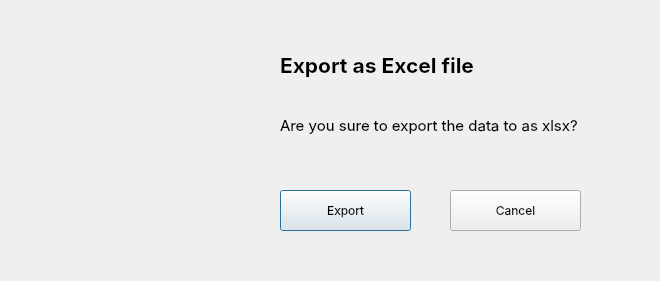
<?xml version="1.0" encoding="UTF-8"?>
<ui version="4.0">
 <class>Dialog</class>
 <widget class="QDialog" name="Dialog">
  <property name="geometry">
   <rect>
    <x>0</x>
    <y>0</y>
    <width>660</width>
    <height>281</height>
   </rect>
  </property>
  <property name="windowTitle">
   <string>Dialog</string>
  </property>
  <widget class="QLabel" name="label">
   <property name="geometry">
    <rect>
     <x>40</x>
     <y>40</y>
     <width>200</width>
     <height>200</height>
    </rect>
   </property>
   <property name="text">
    <string/>
   </property>
   <property name="pixmap">
    <pixmap>export.png</pixmap>
   </property>
   <property name="scaledContents">
    <bool>true</bool>
   </property>
  </widget>
  <widget class="QPushButton" name="pushButton">
   <property name="geometry">
    <rect>
     <x>280</x>
     <y>190</y>
     <width>131</width>
     <height>41</height>
    </rect>
   </property>
   <property name="font">
    <font>
     <family>SF Pro Display</family>
     <pointsize>9</pointsize>
    </font>
   </property>
   <property name="text">
    <string>Export</string>
   </property>
   <property name="default">
    <bool>false</bool>
   </property>
   <property name="flat">
    <bool>false</bool>
   </property>
  </widget>
  <widget class="QPushButton" name="pushButton_2">
   <property name="geometry">
    <rect>
     <x>450</x>
     <y>190</y>
     <width>131</width>
     <height>41</height>
    </rect>
   </property>
   <property name="font">
    <font>
     <family>SF Pro Display</family>
     <pointsize>9</pointsize>
    </font>
   </property>
   <property name="text">
    <string>Cancel</string>
   </property>
  </widget>
  <widget class="QLabel" name="label_2">
   <property name="geometry">
    <rect>
     <x>280</x>
     <y>30</y>
     <width>391</width>
     <height>71</height>
    </rect>
   </property>
   <property name="font">
    <font>
     <family>SF Pro Display</family>
     <pointsize>16</pointsize>
     <weight>75</weight>
     <bold>true</bold>
    </font>
   </property>
   <property name="text">
    <string>Export as Excel file</string>
   </property>
  </widget>
  <widget class="QLabel" name="label_3">
   <property name="geometry">
    <rect>
     <x>280</x>
     <y>90</y>
     <width>391</width>
     <height>71</height>
    </rect>
   </property>
   <property name="font">
    <font>
     <family>SF Pro Display</family>
     <pointsize>11</pointsize>
     <weight>50</weight>
     <bold>false</bold>
    </font>
   </property>
   <property name="text">
    <string>&lt;html&gt;&lt;head/&gt;&lt;body&gt;&lt;p&gt;Are you sure to export the data to as xlsx?&lt;/p&gt;&lt;/body&gt;&lt;/html&gt;</string>
   </property>
  </widget>
 </widget>
 <resources/>
 <connections/>
</ui>
